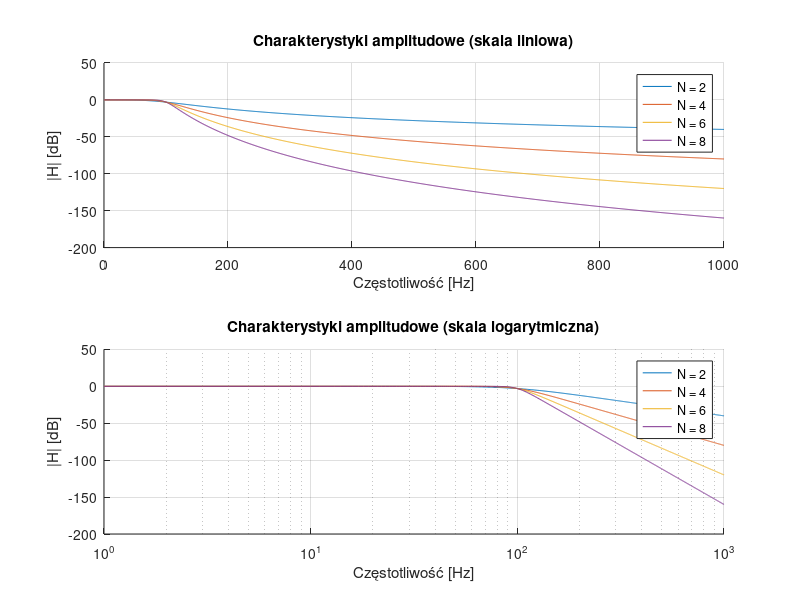
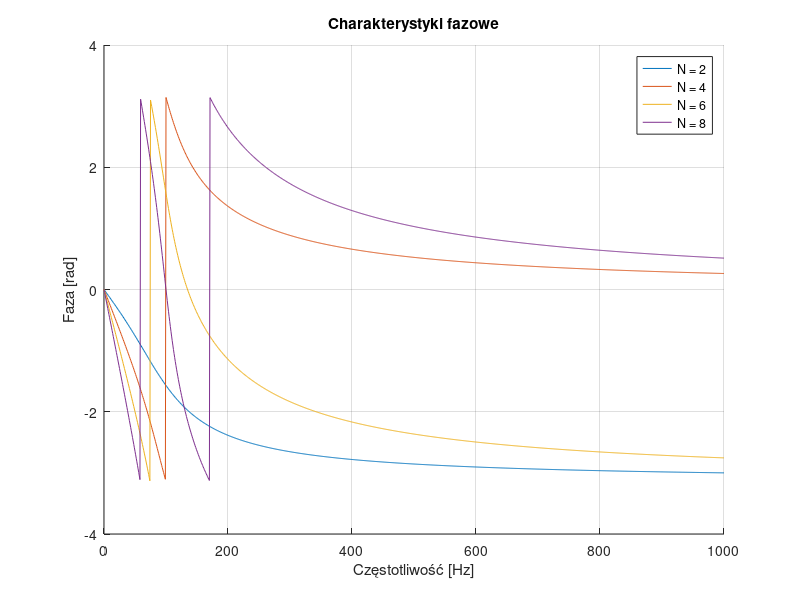
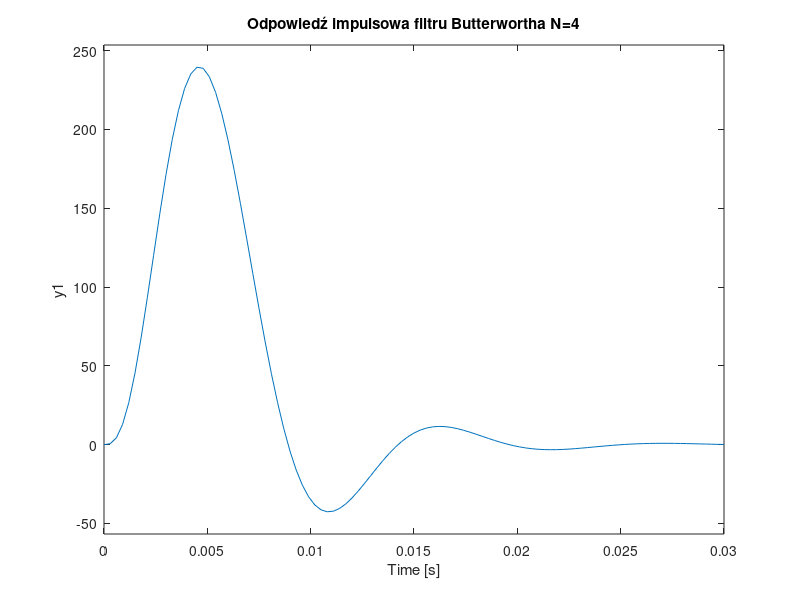
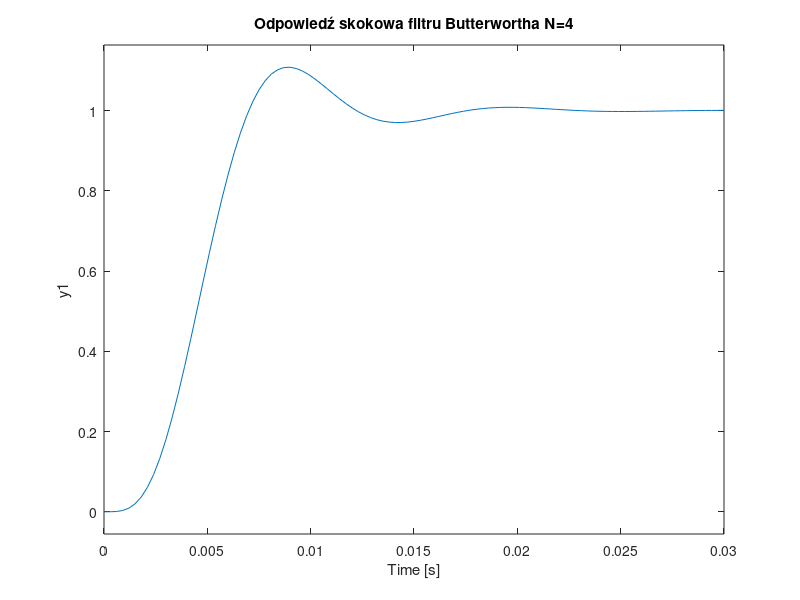

Write MATLAB code to recreate these figures, in order.
clear all; 
close all; 
clc;

% parametry
pulsacja_graniczna = 2*pi*100;  
f = 0:1:1000;                   
omega = 2*pi*f;                
N = [2 4 6 8];                 
B = {}; A = {};
H_f = {};                       


for i = 1:length(N)
    n = N(i);
    k = 1:n;
    pk = pulsacja_graniczna * exp(1j * (pi/2 + pi/(2*n) + (k-1)*pi/n));
    A{i} = real(poly(pk));  
    B{i} = A{i}(end);       
    Hjw = freqs(B{i}, A{i}, omega);
    H_f{i} = Hjw;
end

figure;
subplot(2,1,1);
hold on;
for i = 1:length(N)%rysujemy amplitudę w decybelach
    plot(f, 20*log10(abs(H_f{i})), 'DisplayName', ['N = ' num2str(N(i))]);
end
title('Charakterystyki amplitudowe (skala liniowa)');
xlabel('Częstotliwość [Hz]'); ylabel('|H| [dB]');
legend; 
grid on;

subplot(2,1,2);
hold on;
for i = 1:length(N)
    semilogx(f, 20*log10(abs(H_f{i})), 'DisplayName', ['N = ' num2str(N(i))]);
end
title('Charakterystyki amplitudowe (skala logarytmiczna)');
xlabel('Częstotliwość [Hz]'); ylabel('|H| [dB]');
legend; grid on;

%kąt fazowy argument zespolony w radianach
figure;
hold on;
for i = 1:length(N)
    plot(f, angle(H_f{i}), 'DisplayName', ['N = ' num2str(N(i))]);
end
title('Charakterystyki fazowe');
xlabel('Częstotliwość [Hz]'); ylabel('Faza [rad]');
legend; grid on;


H4 = tf(B{2}, A{2});  
figure;
impulse(H4);
title('Odpowiedź impulsowa filtru Butterwortha N=4');
grid;

figure;
step(H4);
title('Odpowiedź skokowa filtru Butterwortha N=4');
grid;
